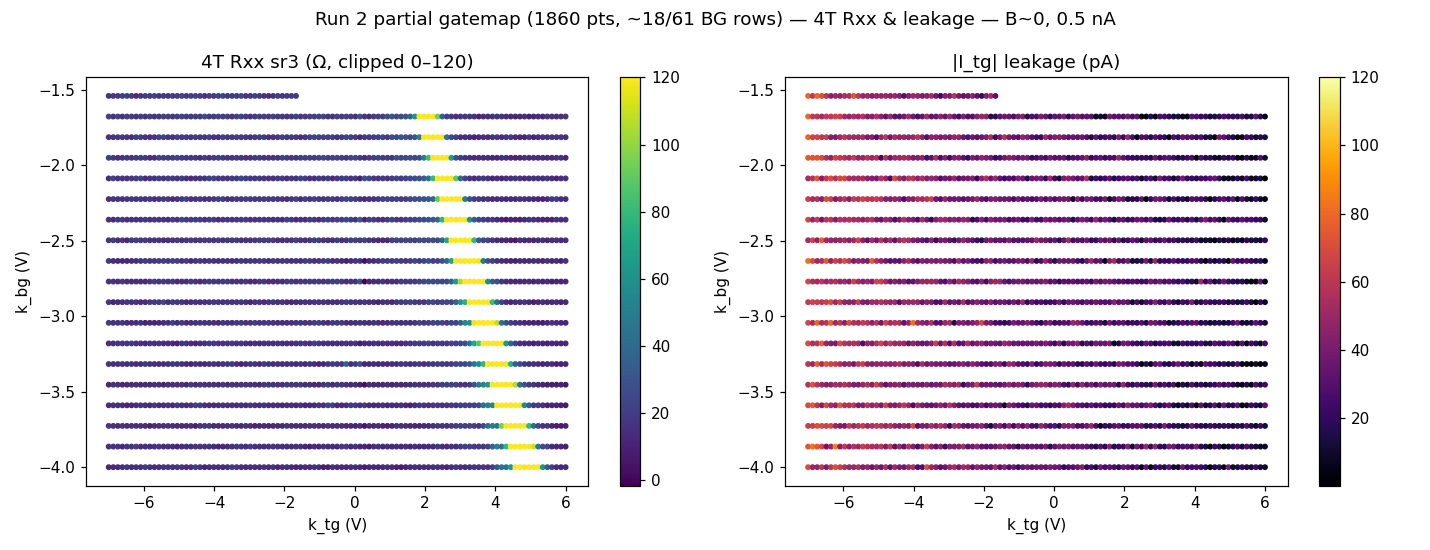

Write Python code to recreate this figure.
import numpy as np
import matplotlib
matplotlib.use("Agg")
import matplotlib.pyplot as plt
from hera.analysis import open_run, summarize_run

g = open_run("data/2")
print(summarize_run(g))
print("interrupted:", g.interrupted)
mc = g.meta["measurement_config"]; Ibias = mc["bias_voltage_1"]/mc["bias_resistor"]

vtg = g.col_at(g.col_indices("k_tg_volt")[-1])
vbg = g.col_at(g.col_indices("k_bg_volt")[-1])
n = len(vtg); print(f"landed points: {n}  (~{n/101:.1f} BG rows of 61)")

itg = np.abs(g.col("k_tg_curr")); ibg = np.abs(g.col("k_bg_curr"))
R3 = (g.col("sr830_3_X")/mc["sr3_gain"])/Ibias   # 4T Rxx
R2 = (g.col("sr830_2_X")/mc["sr2_gain"])/Ibias

# --- SAFETY: leakage, esp at the +6 / -7 TG corners (first time at +6) ---
print("\n=== leakage ===")
print(f"  |I_tg| max {itg.max()*1e12:.0f} pA @ (tg={vtg[itg.argmax()]:+.2f}, bg={vbg[itg.argmax()]:+.2f})")
print(f"  |I_bg| max {ibg.max()*1e12:.0f} pA @ (tg={vtg[ibg.argmax()]:+.2f}, bg={vbg[ibg.argmax()]:+.2f})")
hi = vtg > 5.5
print(f"  near +6 V TG (tg>5.5, {hi.sum()} pts): |I_tg| max {itg[hi].max()*1e12:.0f} pA")
lo = vtg < -6.5
print(f"  near -7 V TG (tg<-6.5, {lo.sum()} pts): |I_tg| max {itg[lo].max()*1e12:.0f} pA")

# --- channel health ---
print("\n=== health ===")
i1 = g.col("sr830_1_X")/mc["sr1_gain"]
print(f"  current sr1 med {np.median(i1)*1e12:.0f} pA (I_bias {Ibias*1e12:.0f})")
print(f"  4T Rxx: med {np.median(R3):.1f} Ω  min {R3.min():.1f}  max {R3.max():.1f}")
print(f"  any sub-metal low-Rxx? pts with R3<5 Ω: {(R3<5).sum()}  ; R3<0: {(R3<0).sum()} (X~0 noise)")

# --- re-form partial map (scatter of landed pts) ---
fig, ax = plt.subplots(1, 2, figsize=(13, 5))
fig.suptitle(f"Run 2 partial gatemap ({n} pts, ~{n/101:.0f}/61 BG rows) — 4T Rxx & leakage — B~0, 0.5 nA")
sc0 = ax[0].scatter(vtg, vbg, c=np.clip(R3, -10, 120), s=8, cmap="viridis")
ax[0].set(xlabel="k_tg (V)", ylabel="k_bg (V)", title="4T Rxx sr3 (Ω, clipped 0–120)")
plt.colorbar(sc0, ax=ax[0])
sc1 = ax[1].scatter(vtg, vbg, c=itg*1e12, s=8, cmap="inferno", vmax=120)
ax[1].set(xlabel="k_tg (V)", ylabel="k_bg (V)", title="|I_tg| leakage (pA)")
plt.colorbar(sc1, ax=ax[1])
plt.tight_layout()
plt.savefig("hera_scratch/ckpt_run2.png", dpi=110)
print("\nsaved hera_scratch/ckpt_run2.png")
